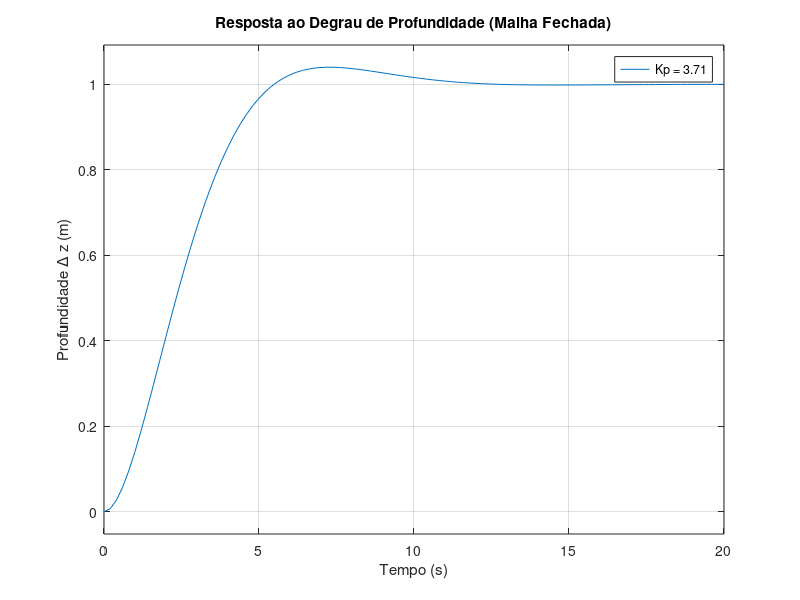

Reproduce this figure in MATLAB.
clear; close all; clc;

% --- 1. Definição da Planta ---
s = tf("s");
% Seus parâmetros (arredondados)
G_s = (0.0526)/(s^2 + 0.8842*s);

% --- 2. Definição dos Ganhos para Teste ---
% Vamos testar 3 cenários para ver o comportamento
% Kp_baixo: Resposta lenta, superamortecida
% Kp_medio: Perto do limite do seu PSS (calculado "de olho" no LGR)
% Kp_alto:  Resposta rápida, mas com muito sobressinal (oscilatória)
Ganhos_Kp = [3.71, 5.49, 7.26]; 

% --- 3. Simulação ---
figure;
hold on;

for Kp = Ganhos_Kp
    % Cria a Malha Aberta (L)
    L = Kp * G_s;
    
    % Cria a Malha Fechada (H) = L / (1+L)
    H = feedback(L, 1);
    
    % Simula o degrau unitário (Comando: "Desça 1 metro")
    % Se quiser descer 4 metros, bastaria multiplicar a resposta por 4.
    step(H); 
end

% --- 4. Formatação do Gráfico ---
grid on;
title('Resposta ao Degrau de Profundidade (Malha Fechada)');
xlabel('Tempo (s)');
ylabel('Profundidade \Delta z (m)');

% Cria a legenda automaticamente baseada nos valores de Kp
legend_str = cell(length(Ganhos_Kp), 1);
for i = 1:length(Ganhos_Kp)
    legend_str{i} = ['Kp = ' num2str(Ganhos_Kp(i))];
end
legend(legend_str);

hold off;
